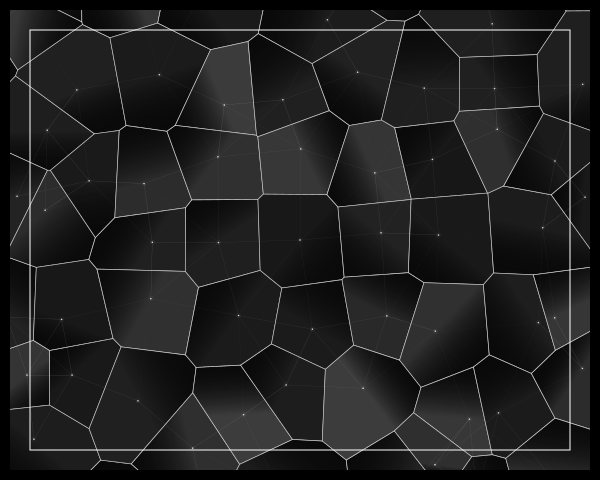

Python code for this plot:
import cairo
import math
import random

# Setup
width, height = 600, 480
surface = cairo.ImageSurface(cairo.FORMAT_ARGB32, width, height)
ctx = cairo.Context(surface)

# Background - Deep Brutalist Charcoal
ctx.set_source_rgb(0.05, 0.05, 0.05)
ctx.paint()

def get_voronoi_seeds(cols, rows, jitter):
    """Generates a grid of seeds with systematic entropy."""
    seeds = []
    dx = width / cols
    dy = height / rows
    for i in range(cols + 1):
        for j in range(rows + 1):
            # Entropy increases based on distance from center
            dist_to_center = math.sqrt(((i/cols)-0.5)**2 + ((j/rows)-0.5)**2)
            local_jitter = jitter * dist_to_center * 2.0
            
            x = i * dx + random.uniform(-local_jitter, local_jitter)
            y = j * dy + random.uniform(-local_jitter, local_jitter)
            seeds.append((x, y))
    return seeds

def clip_polygon(poly, a, b):
    """Clips a polygon against the perpendicular bisector of segment ab."""
    def is_inside(p, a, b):
        # Returns True if p is on the same side of the bisector as a
        # Bisector passes through mid, normal is b-a
        mid_x, mid_y = (a[0] + b[0]) / 2, (a[1] + b[1]) / 2
        nx, ny = b[0] - a[0], b[1] - a[1]
        return (p[0] - mid_x) * nx + (p[1] - mid_y) * ny < 0

    def intersect(p1, p2, a, b):
        mid_x, mid_y = (a[0] + b[0]) / 2, (a[1] + b[1]) / 2
        nx, ny = b[0] - a[0], b[1] - a[1]
        # Line p1-p2: P = p1 + t(p2-p1)
        # Plane: (P - M) . N = 0
        dx, dy = p2[0] - p1[0], p2[1] - p1[1]
        denom = dx * nx + dy * ny
        if abs(denom) < 1e-9: return p1
        t = ((mid_x - p1[0]) * nx + (mid_y - p1[1]) * ny) / denom
        return (p1[0] + t * dx, p1[1] + t * dy)

    new_poly = []
    if not poly: return []
    for i in range(len(poly)):
        p1 = poly[i]
        p2 = poly[(i + 1) % len(poly)]
        if is_inside(p1, a, b):
            if is_inside(p2, a, b):
                new_poly.append(p2)
            else:
                new_poly.append(intersect(p1, p2, a, b))
        elif is_inside(p2, a, b):
            new_poly.append(intersect(p1, p2, a, b))
            new_poly.append(p2)
    return new_poly

# Parameters
cols, rows = 8, 6
seeds = get_voronoi_seeds(cols, rows, 45)

# Generate and Draw Cells
for i, s1 in enumerate(seeds):
    # Start with a bounding box for the cell
    cell = [(0, 0), (width, 0), (width, height), (0, height)]
    
    # Clip against all other seeds (Optimization: only nearby seeds, but this is fine for this scale)
    for j, s2 in enumerate(seeds):
        if i == j: continue
        # Only clip if reasonably close to keep it efficient and relevant
        dist_sq = (s1[0]-s2[0])**2 + (s1[1]-s2[1])**2
        if dist_sq < 250**2:
            cell = clip_polygon(cell, s1, s2)
    
    if len(cell) < 3: continue

    # Draw Cell Base
    ctx.move_to(cell[0][0], cell[0][1])
    for p in cell[1:]:
        ctx.line_to(p[0], p[1])
    ctx.close_path()
    
    # Gradient Fill - Systematic depth
    grad = cairo.LinearGradient(s1[0], s1[1], cell[0][0], cell[0][1])
    lum = random.uniform(0.1, 0.3)
    grad.add_color_stop_rgba(0, lum, lum, lum, 0.8)
    grad.add_color_stop_rgba(1, 0, 0, 0, 0.2)
    ctx.set_source(grad)
    ctx.fill_preserve()
    
    # Optical Gray Texture: Recursive insets
    ctx.set_line_width(0.3)
    for step in range(1, 6):
        shrink = step * 3.5
        ctx.set_source_rgba(1, 1, 1, 0.15 / step)
        ctx.save()
        # Visual trick: stroke inside with varying alpha to create "glow/depth"
        ctx.stroke_preserve()
        ctx.restore()
        
    # Main Cell Border
    ctx.set_source_rgba(1, 1, 1, 0.5)
    ctx.set_line_width(0.7)
    ctx.stroke()

# Networked Architecture Layer: Connecting seeds with hair-thin lines
ctx.set_line_width(0.2)
for i, s1 in enumerate(seeds):
    for j, s2 in enumerate(seeds[i+1:]):
        dist = math.sqrt((s1[0]-s2[0])**2 + (s1[1]-s2[1])**2)
        if 40 < dist < 110:
            ctx.set_source_rgba(1, 1, 1, (110-dist)/200)
            ctx.move_to(s1[0], s1[1])
            ctx.line_to(s2[0], s2[1])
            ctx.stroke()

# Focal Points - Systematic Nodes
for s in seeds:
    # Outer ring
    ctx.set_source_rgba(1, 1, 1, 0.2)
    ctx.arc(s[0], s[1], 2, 0, math.pi * 2)
    ctx.stroke()
    # Inner Core
    ctx.set_source_rgba(1, 1, 1, 0.8)
    ctx.arc(s[0], s[1], 0.8, 0, math.pi * 2)
    ctx.fill()

# Final Hierarchy Polish: A high-contrast rectangular frame (Swiss style)
ctx.set_line_width(20)
ctx.set_source_rgb(0, 0, 0)
ctx.rectangle(0, 0, width, height)
ctx.stroke()

ctx.set_line_width(1)
ctx.set_source_rgb(1, 1, 1)
ctx.rectangle(30, 30, width-60, height-60)
ctx.stroke()
